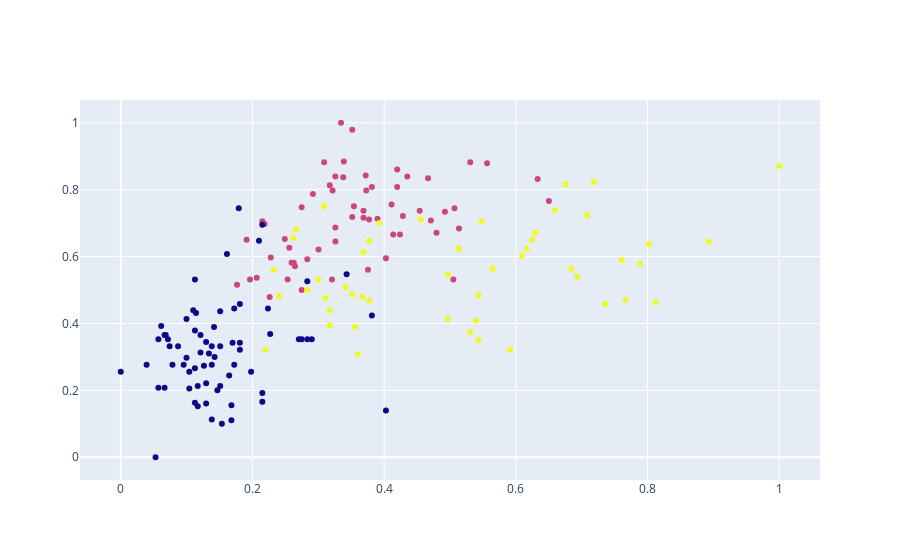

Source (notebook cell):
### Code cell
fig = go.Figure()
fig.add_trace(go.Scatter(x = df['Intensidade_de_cor'], y = df['Alcool'],mode = 'markers', marker = dict(color = labels.astype(float)), text = labels))                  
fig.show()

### Figure 1 — Plotly figure (JSON) as saved in the notebook; plotly's stock layout.template omitted (floating-point values rounded to 4 significant figures; data arrays with more than 128 entries replaced by an {"elided": "..."} marker saying what was removed)
{"data": [{"marker": {"color": {"elided": "178 int values"}}, "mode": "markers", "text": {"elided": "178 int values"}, "type": "scatter", "x": {"elided": "178 float values"}, "y": {"elided": "178 float values"}}], "layout": {}}
